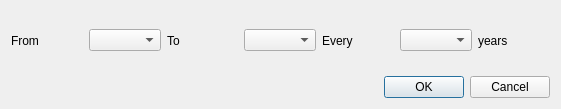
<ui version="4.0" >
 <class>runIndicatorBatch</class>
 <widget class="QDialog" name="runIndicatorBatch" >
  <property name="geometry" >
   <rect>
    <x>0</x>
    <y>0</y>
    <width>561</width>
    <height>109</height>
   </rect>
  </property>
  <property name="windowTitle" >
   <string>Run indicator batch</string>
  </property>
  <layout class="QGridLayout" >
   <item row="0" column="0" >
    <layout class="QHBoxLayout" >
     <item>
      <widget class="QLabel" name="label" >
       <property name="text" >
        <string>From</string>
       </property>
      </widget>
     </item>
     <item>
      <widget class="QComboBox" name="co_start_year" />
     </item>
     <item>
      <widget class="QLabel" name="label_2" >
       <property name="text" >
        <string>To</string>
       </property>
      </widget>
     </item>
     <item>
      <widget class="QComboBox" name="co_end_year" />
     </item>
     <item>
      <widget class="QLabel" name="label_3" >
       <property name="text" >
        <string>Every</string>
       </property>
      </widget>
     </item>
     <item>
      <widget class="QComboBox" name="co_every_year" />
     </item>
     <item>
      <widget class="QLabel" name="label_4" >
       <property name="text" >
        <string>years</string>
       </property>
      </widget>
     </item>
    </layout>
   </item>
   <item row="1" column="0" >
    <widget class="QDialogButtonBox" name="buttonBox" >
     <property name="orientation" >
      <enum>Qt::Horizontal</enum>
     </property>
     <property name="standardButtons" >
      <set>QDialogButtonBox::Cancel|QDialogButtonBox::NoButton|QDialogButtonBox::Ok</set>
     </property>
    </widget>
   </item>
  </layout>
 </widget>
 <resources/>
 <connections>
  <connection>
   <sender>buttonBox</sender>
   <signal>accepted()</signal>
   <receiver>runIndicatorBatch</receiver>
   <slot>accept()</slot>
   <hints>
    <hint type="sourcelabel" >
     <x>248</x>
     <y>254</y>
    </hint>
    <hint type="destinationlabel" >
     <x>157</x>
     <y>274</y>
    </hint>
   </hints>
  </connection>
  <connection>
   <sender>buttonBox</sender>
   <signal>rejected()</signal>
   <receiver>runIndicatorBatch</receiver>
   <slot>reject()</slot>
   <hints>
    <hint type="sourcelabel" >
     <x>316</x>
     <y>260</y>
    </hint>
    <hint type="destinationlabel" >
     <x>286</x>
     <y>274</y>
    </hint>
   </hints>
  </connection>
 </connections>
</ui>
